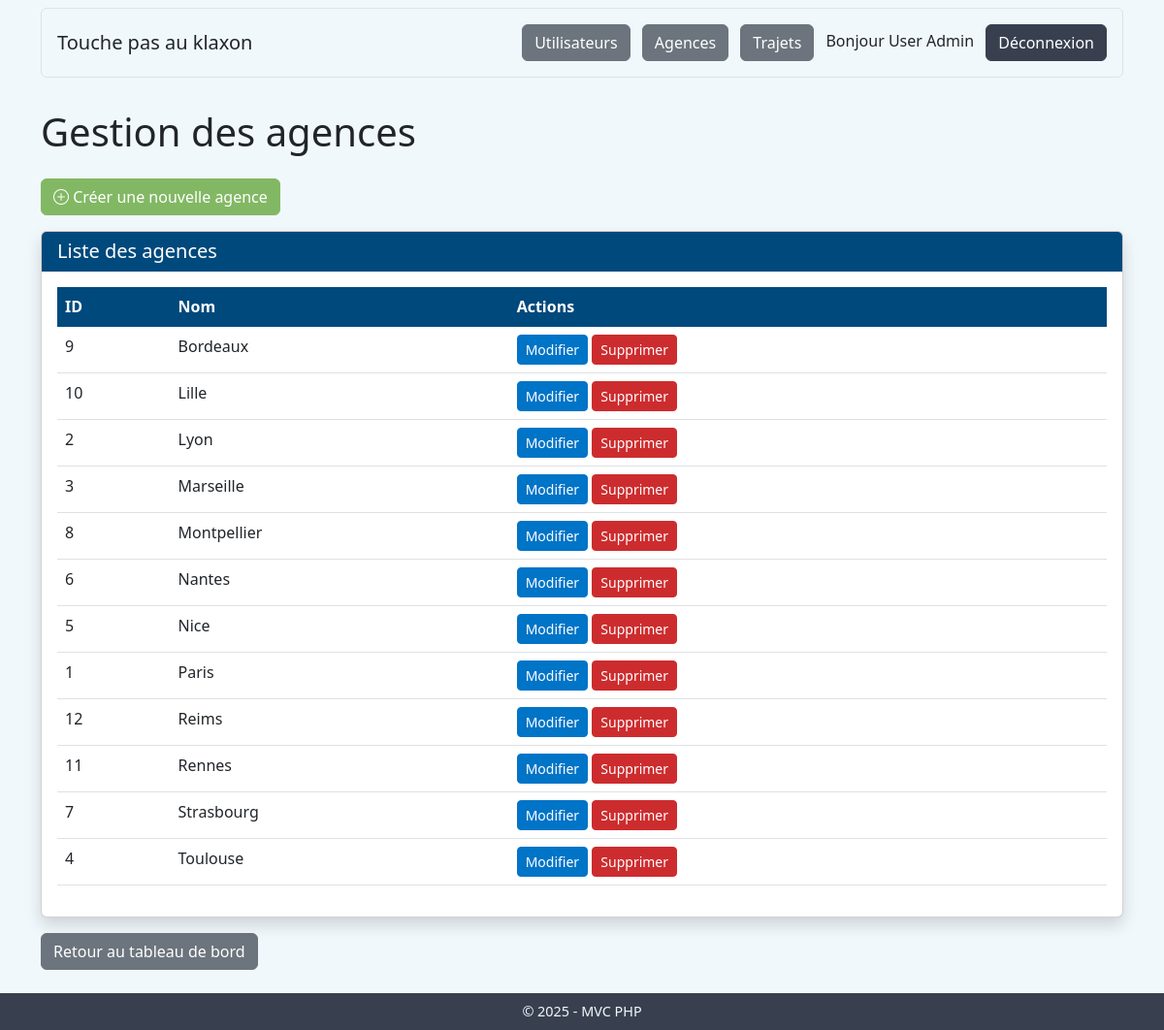
The page /admin/agencies (signed in) on the database its author committed.
### tables this page shows
CREATE TABLE `agencies` (
  `id` int(11) NOT NULL AUTO_INCREMENT,
  `name` varchar(255) NOT NULL,
  PRIMARY KEY (`id`)
);

### app/core/Controller.php (called while the page is built, shortened)
<?php
class Controller {
    protected function model(string $model): object {
        return new $model();
    }
    protected function view(string $view, array $data = []): void {
        extract($data);
        require_once ROOT_PATH . '/app/views/' . $view . '.php';
    }
}

### app/controllers/AdminController.php (called while the page is built, shortened)
<?php
class AdminController extends Controller {
    private Agency $agencyModel;
    public function __construct() {
        $this->agencyModel = $this->model('Agency');
    }
    public function agencies(): void {
        $agencies = $this->agencyModel->getAll();
        $data = [
            'title' => 'Liste des agences',
            'agencies' => $agencies
        ];
        $this->view('admin/agencies', $data);
    }
}

### app/core/App.php (called while the page is built, shortened)
<?php
class App {
    protected string $method = 'index';
    public function __construct() {
        $url = $this->parseUrl();
        if (isset($url[0]) && file_exists(ROOT_PATH . '/app/controllers/' . ucfirst($url[0]) . 'Controller.php')) {
            unset($url[0]);
        }
        $this->controller = new $this->controllerName();
        if (isset($url[1]) && method_exists($this->controller, $url[1])) {
            $this->method = $url[1];
            unset($url[1]);
        }
        $this->params = $url ? array_values($url) : [];
        call_user_func_array([$this->controller, $this->method], $this->params);
    }
    private function parseUrl(): array {
        if (isset($_GET['url'])) {
            $url = rtrim($_GET['url'], '/');
            $url = filter_var($url, FILTER_SANITIZE_URL);
            $url = explode('/', $url);
            return $url;
        }
        return [];
    }
}

### public/index.php (called while the page is built, shortened)
<?php
require_once ROOT_PATH . '/app/core/App.php';
require_once ROOT_PATH . '/app/core/Controller.php';
require_once ROOT_PATH . '/app/database/Database.php';
$app = new App();

### app/database/Database.php (called while the page is built, shortened)
<?php
class Database {
    private static ?Database $instance = null;
    private ?PDO $connection = null;
    private function __construct() {
        try {
            $dsn = 'mysql:host=' . DB_HOST . ';dbname=' . DB_NAME . ';charset=utf8mb4';
            $options = [
                PDO::ATTR_ERRMODE => PDO::ERRMODE_EXCEPTION,
                PDO::ATTR_DEFAULT_FETCH_MODE => PDO::FETCH_ASSOC,
                PDO::ATTR_EMULATE_PREPARES => false
            ];
            $this->connection = new PDO($dsn, DB_USER, DB_PASS, $options);
        } catch (PDOException $e) {
            echo "Erreur de connexion à la base de données : " . $e->getMessage();
            die();
        }
    }
    public static function getInstance(): Database {
        if (self::$instance === null) {
            self::$instance = new self();
        }
        return self::$instance;
    }
    public function query(string $query, array $params = []): array {
        $stmt = $this->connection->prepare($query);
        $stmt->execute($params);
        return $stmt->fetchAll();
    }
}

### app/models/Agency.php (called while the page is built, shortened)
<?php
class Agency {
    private Database $db;
    public function __construct() {
        $this->db = Database::getInstance();
    }
    public function getAll(): array {
        return $this->db->query("SELECT * FROM agencies ORDER BY name");
    }
}

### app/views/admin/agencies.php (the view, shortened to what this page needs)
<div class="container">
    <h1 class="mb-4">Gestion des agences</h1>
    <div class="mb-3">
        <a href="<?= BASE_URL ?>admin/createAgency" class="btn btn-success">
            <i class="bi bi-plus-circle"></i> Créer une nouvelle agence
        </a>
    </div>
    <div class="card shadow">
        <div class="card-header bg-dark text-white">
            <h5 class="mb-0">Liste des agences</h5>
        </div>
        <div class="card-body">
            <?php if (empty($agencies)): ?>
                <div class="alert alert-info">
                    Aucune agence n'a été créée pour le moment.
                </div>
            <?php else: ?>
                <div class="table-responsive">
                    <table class="table table-hover">
                        <thead class="table-dark">
                            <tr>
                                <th>ID</th>
                                <th>Nom</th>
                                <th>Actions</th>
                            </tr>
                        </thead>
                        <tbody>
                            <?php foreach ($agencies as $agency): ?>
                                <tr>
                                    <td><?= $agency['id'] ?></td>
                                    <td><?= htmlspecialchars($agency['name']) ?></td>
                                    <td>
                                        <a href="<?= BASE_URL ?>admin/editAgency/<?= $agency['id'] ?>" class="btn btn-sm btn-primary">Modifier</a>
                                        <a href="<?= BASE_URL ?>admin/deleteAgency/<?= $agency['id'] ?>" class="btn btn-sm btn-danger" onclick="return confirm('Êtes-vous sûr de vouloir supprimer cette agence ?')">Supprimer</a>
                                    </td>
                                </tr>
                            <?php endforeach; ?>
                        </tbody>
                    </table>
                </div>
            <?php endif; ?>
        </div>
    </div>
    <div class="mt-3">
        <a href="<?= BASE_URL ?>admin/index" class="btn btn-secondary">Retour au tableau de bord</a>
    </div>
</div>
<?php
require_once ROOT_PATH . '/app/views/layouts/default.php';
?>

### rows shown on the page
agencies: id "9", name "Bordeaux"
agencies: id "10", name "Lille"
agencies: id "2", name "Lyon"
agencies: id "3", name "Marseille"
agencies: id "8", name "Montpellier"
agencies: id "6", name "Nantes"
agencies: id "5", name "Nice"
agencies: id "1", name "Paris"
agencies: id "12", name "Reims"
agencies: id "11", name "Rennes"
agencies: id "7", name "Strasbourg"
agencies: id "4", name "Toulouse"

### other values the page prints
$_SESSION['user_firstname'] . ' ' . $_SESSION['user_lastname'] "User Admin"
